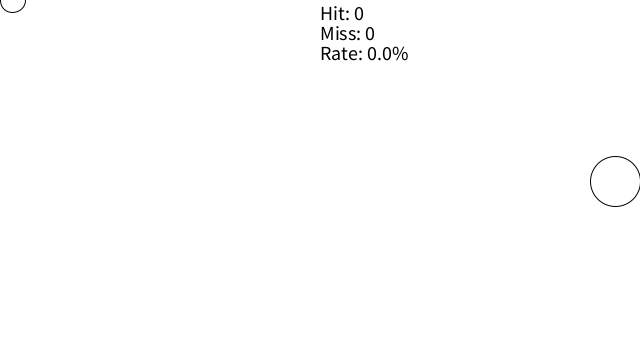
Frame 1 (no input)
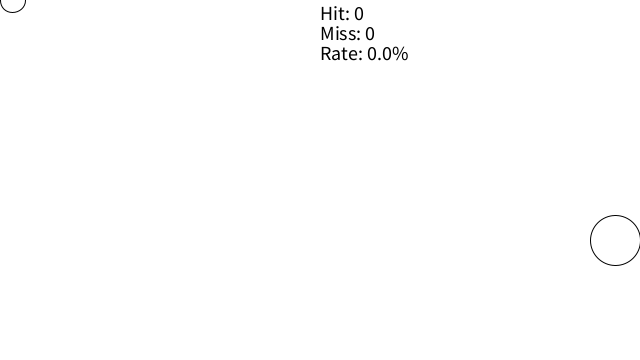
Frame 60 (the mouse pressed at the canvas centre just before this capture)
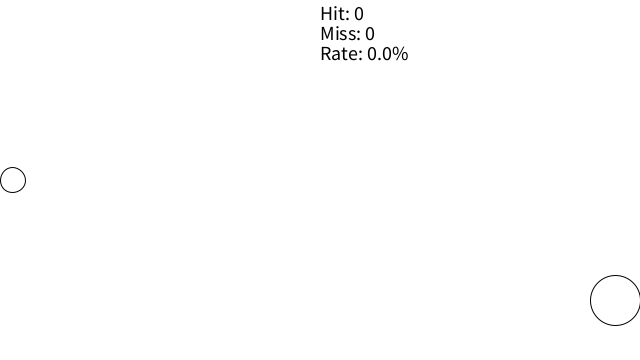
Frame 120 (the mouse held since frame 60 and released just before this capture)

The Processing sketch that drew these frames (run headless with seeded random() and noise(); from frame 60 on, the mouse is pressed at the canvas centre):

// Processing sketch: shoot_ball_comments
// ── shoot_ball_comments.pde
// Hlavni program - jednoducha hra (hitball)
// Procesing prednaska - Tvoje první hra
// Adam Ferencz 25.5. 2018

// DATA - potrebne globalni promenne
float targetX;                                      // X-ova souradnice cile
float targetY;                                      // Y-ova souradnice cile
float targetD;                                      // prumer cile
float targetYSpeed;                                 // rychlost cile

float ballX;                                        // X-ova souradnice mice
float ballY;                                        // Y-ova souradnice mice
float ballD;                                        // prumer mice
float ballXSpeed;                                   // rychlost mice
boolean ballFlying;                                 // stav mice (leti/neleti)

int hit;                                            // pocitadlo tref
int miss;                                           // pocitadlo netref
float rate;                                         // procentualni uspesnost
           
                                                    
/* Funkce pripravy
 * Zde se nastavyje pocatecni stav programu.
 */
void setup(){
  size(640,360);                                    // nastaveni velikosti okna
 
  targetD = 50;                                     // velikost cile
  targetX = width - targetD/2;                      // X-ova souradnice targetu se nastavi tesne vlevo
  targetY = height/2;                               // target zacne uprostred
  targetYSpeed = 1;                                 // rychlost targetu
 
  ballD = 25;                                       // nastavim velikost mice
  ballX = ballD/2;                                  // X-ova pozice se nastavi tesne vlevo
  ballY = height/2;                                 // mic zacne uprostred
  ballXSpeed = 5;                                   // rychlost mice
  ballFlying = false;                               // pocatecni stav mice je false tj. nevystrelen

  hit = 0;                                          
  miss = 0;
  rate = 0; 
}


/* Funkce vykreslovani
 * Funkce se cyklicky opakuje 60x za sekuncy (FPS).
 * V kazdem cyklu si funkce vypocita potrebne udaje a vykresli scenu.
 * Funkci jsme pomyslne rozdelili na vypocetni LOGIC a kreslivi DRAW sekci.
 */
void draw(){ 
  // LOGIC SECTON -------------------------------------------------------------------------------------------------------------------
  targetY = targetY + targetYSpeed;                 // pohyb cile

  if (targetY - targetD/2 < 0 || targetY + targetD/2 > height ){    
    targetYSpeed = targetYSpeed * -1;               // odraz targetu od steny
  }
  
  if (ballFlying == false){                         // kontrola zda je mic vystrelen
    ballY = mouseY;                                 // horizontalni pohyb mice podle mysi
  } else {
    ballX = ballX + ballXSpeed;                     // let mice po jeho vystreleni
  }
  
  float d = dist(ballX,ballY,targetX,targetY);      // vypocet vzdalenosti mice a targetu
  if (d < ballD/2 + targetD/2){                     // kontrola zda se prekryva mic a target
    ballFlying = false;                             // mic jiz neleti
    ballX = ballD/2;                                // mic se vraci do zakladni polohy
    hit = hit +1;                                   // zapocitavame score
  }
  
  if (ballX > width){                               // kontrola zda je mic mimo obrazovku
    ballFlying = false;                             // mic jiz neleti                     
    ballX = ballD/2;                                // mic se vraci do zakladni polohy
    miss = miss + 1;                                  // je zapocitan miss
  }
  
  if (hit+miss != 0) rate = 100*hit/(hit+miss);     // pocitani procentualni uspesnosti s osetrenim chyby ZERODIVISION (deleni nulou)
  
  // DRAW SECTION -------------------------------------------------------------------------------------------------------------------
  background(255);                                  // reset obrazu
  
  fill(255);                                        // barva vyplne kruhu
  ellipse(targetX,targetY,targetD,targetD);         // vykreslim target
  ellipse(ballX,ballY,ballD,ballD);                 // vykreslim ball
  
  fill(0);                                          // barva pisma
  textSize(20);                                     // velikost pisma
  text("Hit: " + hit, width/2,20);                  // Vypis hit
  text("Miss: " + miss, width/2,40);                // Vypis miss
  text("Rate: " + rate + "%", width/2,60);          // Vypis rate
  
}


/* Funkce detekce stisku libovolneho tlacitka
 * Po stisknuti libovoln0ho tlacitka se vykona to co je ve funkci.
 */
void keyPressed(){                                  // detekce stisknuti libovolneho tlacitka
  ballFlying = true;                                // vystreleni mice
}
